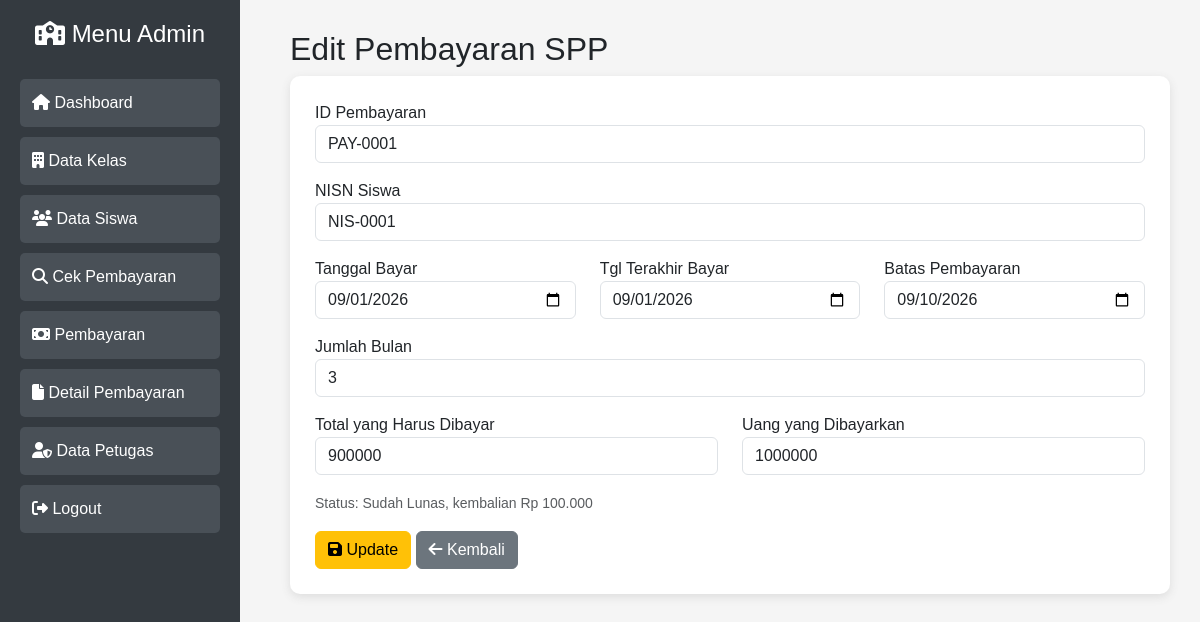
Screenshot of /pembayaran/edit.php?id_pembayaran=PAY-0001 (signed in) with the database file from the repository.
### tables this page shows
CREATE TABLE `tb_pembayaran` (
  `id_pembayaran` varchar(11) NOT NULL,
  `status` enum('Belum Lunas','Sudah Lunas') DEFAULT NULL,
  `nisn` varchar(10) DEFAULT NULL,
  `tgl_bayar` date DEFAULT NULL,
  `tgl_terakhir_bayar` date DEFAULT NULL,
  `batas_pembayaran` date DEFAULT NULL,
  `jumlah_bulan` varchar(10) DEFAULT NULL,
  `id_spp` varchar(40) DEFAULT NULL,
  `nominal_bayar` varchar(100) DEFAULT NULL,
  `jumlah_bayar` varchar(40) DEFAULT NULL,
  `kembalian` varchar(100) DEFAULT NULL,
  `id_petugas` varchar(11) DEFAULT NULL
);

### pembayaran/edit.php (the view, shortened to what this page needs)
<?php
include_once __DIR__ . "/../config/koneksi.php";
function esc($koneksi, $v){
    return mysqli_real_escape_string($koneksi, $v);
}
$id_pembayaran = esc($koneksi, $_GET['id_pembayaran'] ?? '');
$data = mysqli_query($koneksi,
"SELECT * FROM tb_pembayaran WHERE id_pembayaran='$id_pembayaran'");
$p = mysqli_fetch_assoc($data);
?>
<?php include "../template/header.php"; ?>
<?php include "../template/sidebar.php"; ?>
<div class="content">
<h2>Edit Pembayaran SPP</h2>
<div class="box">
<form method="POST">
<div class="mb-3">
<label>ID Pembayaran</label>
<input type="text" class="form-control" value="<?= $p['id_pembayaran'] ?>" readonly>
</div>
<div class="mb-3">
<label>NISN Siswa</label>
<input type="text" class="form-control" value="<?= $p['nisn'] ?>" readonly>
</div>
<div class="row">
<div class="col-md-4 mb-3">
<label>Tanggal Bayar</label>
<input type="date" name="tgl_bayar" class="form-control" value="<?= $p['tgl_bayar'] ?>">
</div>
<div class="col-md-4 mb-3">
<label>Tgl Terakhir Bayar</label>
<input type="date" name="tgl_terakhir_bayar" class="form-control" value="<?= $p['tgl_terakhir_bayar'] ?>">
</div>
<div class="col-md-4 mb-3">
<label>Batas Pembayaran</label>
<input type="date" name="batas_pembayaran" class="form-control" value="<?= $p['batas_pembayaran'] ?>">
</div>
</div>
<div class="mb-3">
<label>Jumlah Bulan</label>
<input type="number" name="jumlah_bulan" id="jumlah_bulan" class="form-control"
       min="1" max="12" value="<?= $p['jumlah_bulan'] ?>" required>
</div>
<div class="row">
<div class="col-md-6 mb-3">
<label>Total yang Harus Dibayar</label>
<input type="number" id="nominal_bayar" class="form-control"
       value="<?= $p['nominal_bayar'] ?>" readonly>
</div>
<div class="col-md-6 mb-3">
<label>Uang yang Dibayarkan</label>
<input type="number" name="jumlah_bayar" id="jumlah_bayar" class="form-control"
       min="0" value="<?= $p['jumlah_bayar'] ?>" required>
</div>
</div>
<div class="mb-3">
<small id="infoStatus" class="text-muted">Status saat ini: <?= $p['status'] ?> (ditentukan otomatis saat disimpan)</small>
</div>
<button name="update" class="btn btn-warning">
<i class="fa fa-save"></i> Update
</button>
<a href="index.php" class="btn btn-secondary">
<i class="fa fa-arrow-left"></i> Kembali
</a>
</form>
</div>
</div>
</body>
</html>

### assets/css/style.css (style rules this page uses)
body { font-family: Arial; background:#f5f5f5; }
.content { margin-left:250px; padding:20px; }
.content { margin-left:260px; padding:30px; }
.box { background:white; padding:25px; border-radius:10px; box-shadow:0 3px 10px #ddd; }

### rows the page displays
tb_pembayaran: id_pembayaran "PAY-0001", nisn "NIS-0001", tgl_bayar "09/01/2026", tgl_terakhir_bayar "09/01/2026", batas_pembayaran "09/10/2026", jumlah_bulan "3", nominal_bayar "900000", jumlah_bayar "1000000"
